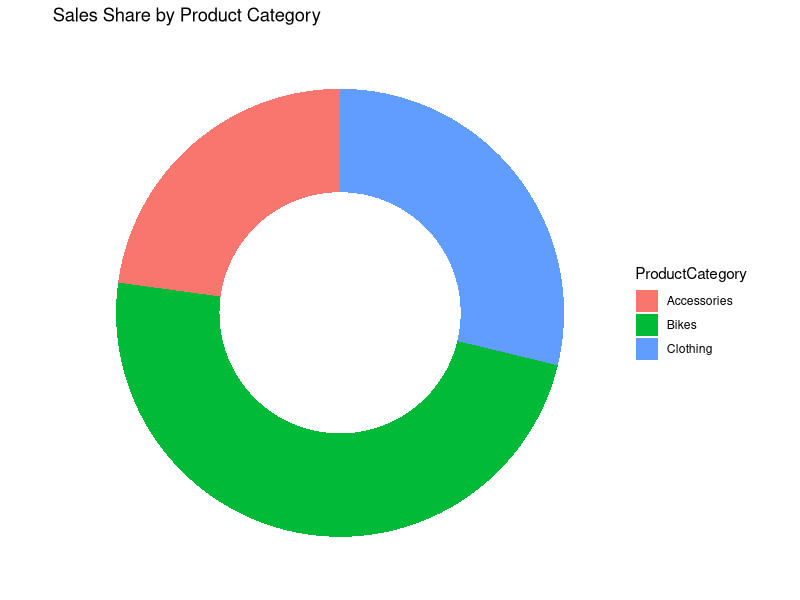

Generate this figure with R:
# mini dashboard in R (no Power BI)
# Usage in terminal or Posit Cloud:
#   source("dashboard_R.R")

suppressPackageStartupMessages({
  library(ggplot2)
  library(dplyr)
  library(readr)
})

df <- read_csv("sales_demo.csv", show_col_types = FALSE)

# KPI
total_sales <- sum(df$SalesAmount, na.rm = TRUE)
cat(sprintf("KPI - Total Sales: $%s\n", format(round(total_sales,2), big.mark=",", trim=TRUE)))

# Donut chart: share by category
cat_sales <- df %>%
  group_by(ProductCategory) %>%
  summarise(Total = sum(SalesAmount, na.rm = TRUE))

p <- ggplot(cat_sales, aes(x = 2, y = Total, fill = ProductCategory)) +
  geom_bar(stat = "identity") +
  coord_polar(theta = "y") +
  xlim(0.5, 2.5) +
  theme_void() +
  ggtitle("Sales Share by Product Category")

ggsave("donut_by_category.png", plot = p, width = 6, height = 6, dpi = 150)
cat("Saved chart: donut_by_category.png\n")